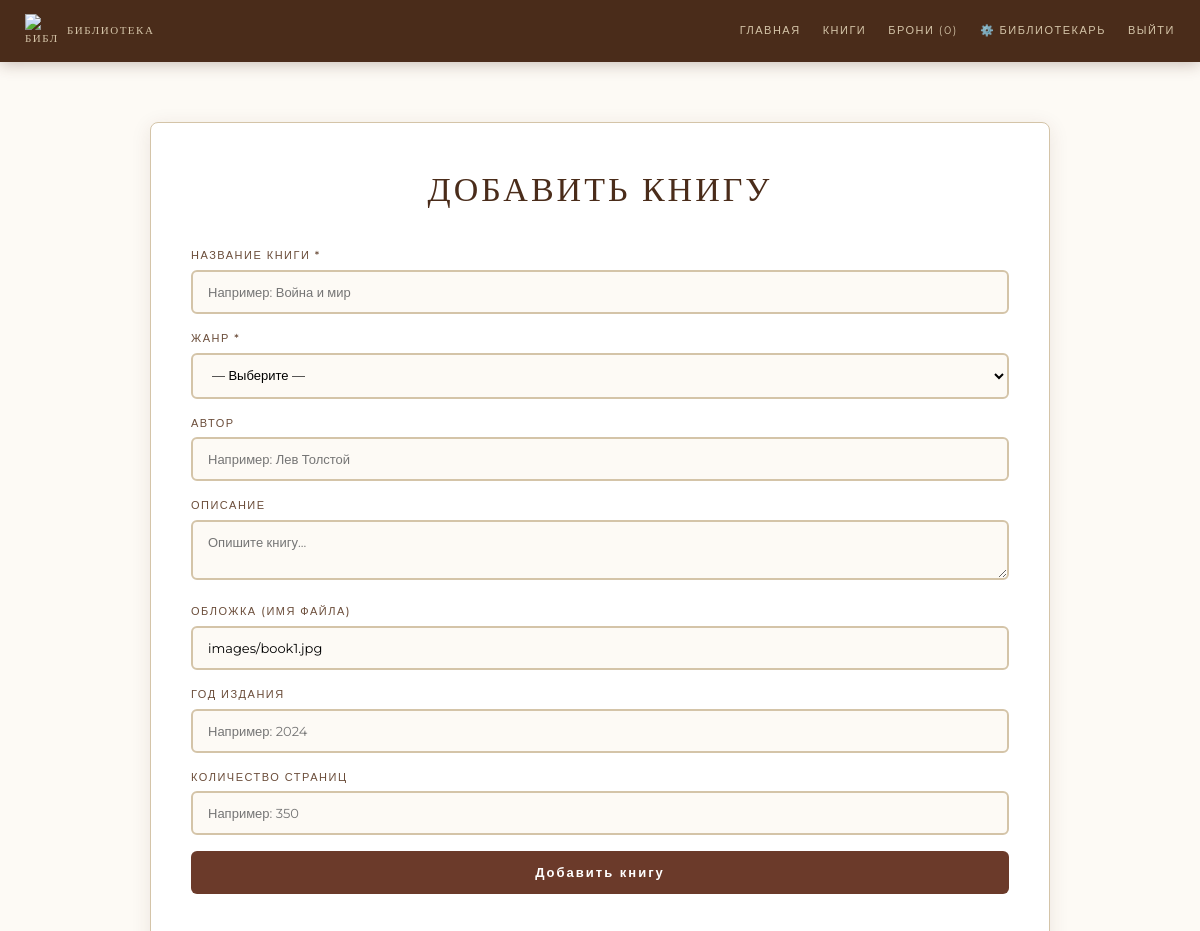
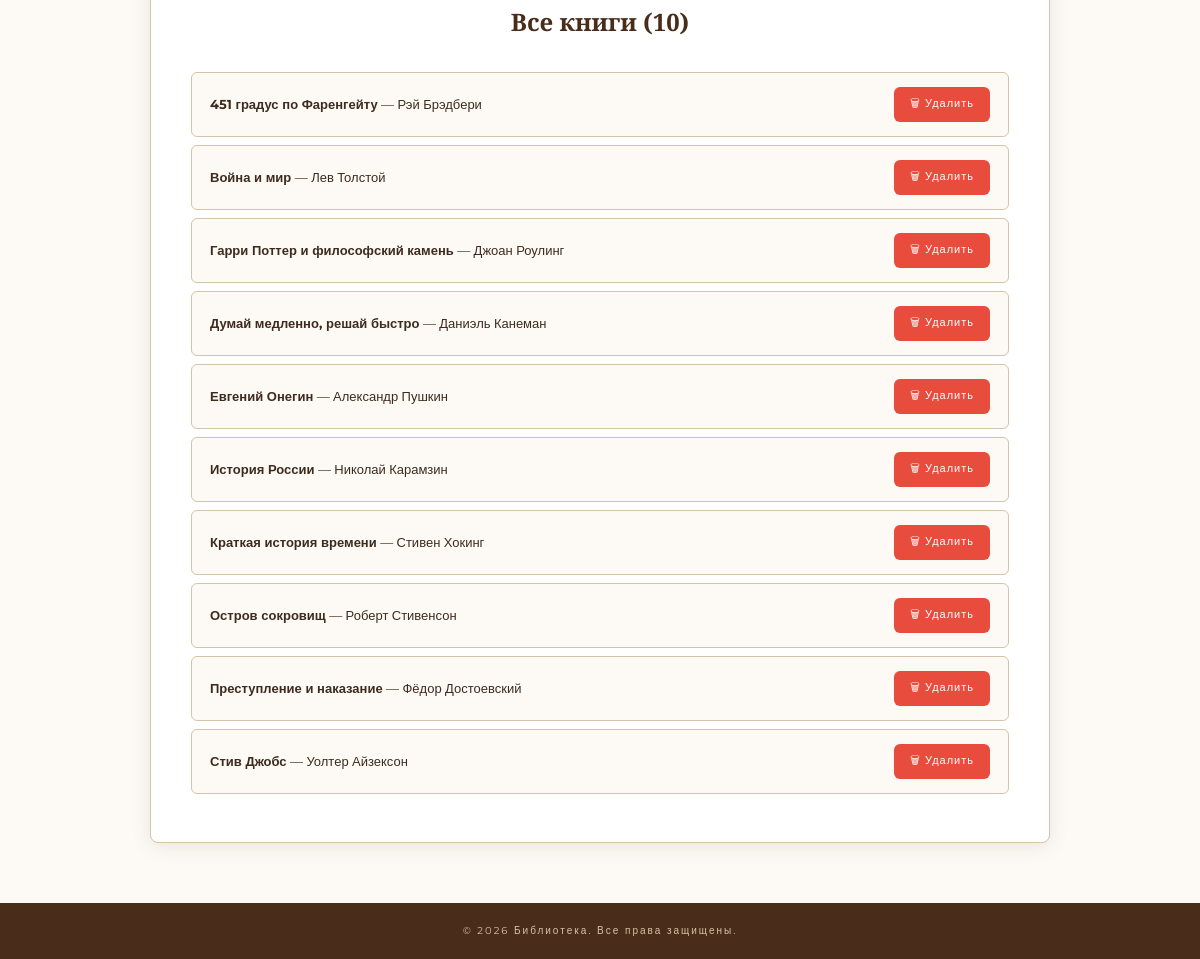
/admin.php (signed in), run on the app's committed database (2 pictures, top to bottom).
### tables this page shows
CREATE TABLE books (
    id INT AUTO_INCREMENT PRIMARY KEY,
    title VARCHAR(255) NOT NULL,
    genre_id INT,
    author VARCHAR(255),
    description TEXT,
    cover VARCHAR(500),
    year INT,
    pages INT,
    is_active TINYINT(1) DEFAULT 1,
    created_at TIMESTAMP DEFAULT CURRENT_TIMESTAMP,
    FOREIGN KEY (genre_id) REFERENCES genres(id)
);

### classes/Book.php (called while the page is built, shortened)
<?php
class Book {
    private $conn;
    public function __construct($db) {
        $this->conn = $db;
    }
    public function getAll($genre_id = null, $search = null) {
        $sql = "SELECT b.*, g.name as genre_name
                FROM books b
                LEFT JOIN genres g ON b.genre_id = g.id
                WHERE b.is_active = 1";
        $params = [];
        $sql .= " ORDER BY b.title ASC";
        $stmt = $this->conn->prepare($sql);
        $stmt->execute($params);
        return $stmt->fetchAll();
    }
}

### admin.php (the view, shortened to what this page needs)
<?php
require_once 'classes/Book.php';
try {
    $database = new Database();
    $db = $database->getConnection();
    $book = new Book($db);
    $allBooks = $book->getAll(null, null);
} catch (Exception $e) {
    $genres = [];
    $allBooks = [];
}
$bookingCount = isset($_SESSION['bookings']) ? count($_SESSION['bookings']) : 0;
?>
<!DOCTYPE html>
<html lang="ru">
<head>
    <link rel="stylesheet" href="style.css">
</head>
<body>
    <header class="header">
        <nav>
            <a href="index.php" class="logo">
                <img src="images/logotip.png" alt="Библиотека" class="logo-img"> Библиотека
            </a>
            <div>
                <a href="index.php">Главная</a>
                <a href="catalog.php">Книги</a>
                <a href="bookings.php">Брони (<?php echo $bookingCount; ?>)</a>
                <a href="admin.php">⚙️ Библиотекарь</a>
                <a href="logout.php">Выйти</a>
            </div>
        </nav>
    </header>
    <main>
        <div class="admin-container">
            <h1>Добавить книгу</h1>
            <form method="POST" class="admin-form">
                <div class="form-group">
                    <label>Название книги *</label>
                    <input type="text" name="title" required placeholder="Например: Война и мир">
                </div>
                <div class="form-group">
                    <label>Жанр *</label>
                    <select name="genre_id" required>
                        <option value="">— Выберите —</option>
                    </select>
                </div>
                <div class="form-group">
                    <label>Автор</label>
                    <input type="text" name="author" placeholder="Например: Лев Толстой">
                </div>
                <div class="form-group">
                    <label>Описание</label>
                    <textarea name="description" placeholder="Опишите книгу..."></textarea>
                </div>
                <div class="form-group">
                    <label>Обложка (имя файла)</label>
                    <input type="text" name="cover" value="images/book1.jpg">
                </div>
                <div class="form-group">
                    <label>Год издания</label>
                    <input type="text" name="year" placeholder="Например: 2024">
                </div>
                <div class="form-group">
                    <label>Количество страниц</label>
                    <input type="text" name="pages" placeholder="Например: 350">
                </div>
                <button type="submit" name="add_book">Добавить книгу</button>
            </form>
            <div class="book-list">
                <h2>Все книги (<?php echo count($allBooks); ?>)</h2>
                <?php foreach ($allBooks as $item): ?>
                <div class="book-item">
                    <span>
                        <strong><?php echo htmlspecialchars($item['title']); ?></strong>
                        — <?php echo htmlspecialchars($item['author']); ?>
                    </span>
                    <form method="POST" style="display:inline;" onsubmit="return confirm('Удалить книгу «<?php echo htmlspecialchars($item['title']); ?>»?')">
                        <button type="submit" name="delete_book" class="delete-btn">🗑 Удалить</button>
                    </form>
                </div>
                <?php endforeach; ?>
            </div>
        </div>
    </main>
    <footer><p>&copy; 2026 Библиотека. Все права защищены.</p></footer>
</body>
</html>

### style.css (style rules this page uses)
* { margin: 0; padding: 0; box-sizing: border-box; }
body { font-family: 'Montserrat', sans-serif; background: #fdfaf5; color: #3d2b1f; line-height: 1.6; min-height: 100vh; }
.header { background: #4a2c1a; position: sticky; top: 0; z-index: 1000; box-shadow: 0 2px 15px rgba(74, 44, 26, 0.3); }
.header nav { max-width: 1200px; margin: 0 auto; display: flex; justify-content: space-between; align-items: center; padding: 14px 25px; flex-wrap: wrap; gap: 12px; }
.logo { display: flex; align-items: center; gap: 8px; text-decoration: none; font-family: 'Cormorant Garamond', serif; font-size: 26px; font-weight: 500; letter-spacing: 3px; color: #f5e6d3; text-transform: uppercase; }
.logo-img { width: 34px; height: 34px; object-fit: contain; }
.header nav div { display: flex; gap: 22px; align-items: center; flex-wrap: wrap; }
.header a { text-decoration: none; color: #d4c4a8; font-weight: 400; font-size: 11px; text-transform: uppercase; letter-spacing: 1.5px; transition: all 0.3s; }
.featured, main { max-width: 1200px; margin: 60px auto; padding: 0 20px; position: relative; z-index: 1; }
.featured h2, main h1, .section-title { text-align: center; font-family: 'Cormorant Garamond', serif; font-size: 34px; font-weight: 500; letter-spacing: 3px; color: #4a2c1a; margin-bottom: 45px; text-transform: uppercase; }
.form-group { margin-bottom: 15px; }
.form-group label { display: block; margin-bottom: 5px; font-size: 11px; color: #6b4d3a; text-transform: uppercase; letter-spacing: 1.5px; }
.form-group input, .form-group textarea, .form-group select { width: 100%; padding: 11px 14px; border: 2px solid #d4c4a8; border-radius: 6px; font-size: 13px; background: #fdfaf5; outline: none; font-family: 'Montserrat', sans-serif; }
footer { background: #4a2c1a; text-align: center; padding: 20px; color: #d4c4a8; font-size: 10px; letter-spacing: 2px; margin-top: 60px; }

### admin.php (style rules this page uses)
.admin-container { max-width: 900px; margin: 40px auto; background: #fff; padding: 40px; border-radius: 8px; border: 1px solid #d4c4a8; box-shadow: 0 4px 20px rgba(74, 44, 26, 0.1); }
.admin-container h1, .admin-container h2 { text-align: center; font-family: 'Cormorant Garamond', serif; color: #4a2c1a; margin-bottom: 30px; }
.admin-container h1::after, .admin-container h2::after { display: none; }
.admin-form .form-group { margin-bottom: 16px; }
.admin-form label { display: block; margin-bottom: 5px; font-size: 11px; font-weight: 500; color: #6b4d3a; text-transform: uppercase; letter-spacing: 1.5px; }
.admin-form input, .admin-form select, .admin-form textarea { width: 100%; padding: 12px 15px; border: 2px solid #d4c4a8; border-radius: 6px; font-size: 13px; font-family: 'Montserrat', sans-serif; background: #fdfaf5; outline: none; }
.admin-form button { width: 100%; padding: 14px; background: #6b3a2a; color: #fff; border: none; border-radius: 6px; font-weight: 600; font-size: 13px; letter-spacing: 2px; cursor: pointer; }
.book-list { margin-top: 40px; }
.book-item { display: flex; justify-content: space-between; align-items: center; padding: 14px 18px; border: 1px solid #d4c4a8; border-radius: 6px; margin-bottom: 8px; background: #fdfaf5; }
.book-item span { font-size: 13px; color: #3d2b1f; }
.delete-btn { background: #e74c3c; color: #fff; border: none; padding: 8px 16px; border-radius: 6px; cursor: pointer; font-size: 11px; letter-spacing: 1px; }

### data on the page
books: title "451 градус по Фаренгейту", author "Рэй Брэдбери"
books: title "Война и мир", author "Лев Толстой"
books: title "Гарри Поттер и философский камень", author "Джоан Роулинг"
books: title "Думай медленно, решай быстро", author "Даниэль Канеман"
books: title "Евгений Онегин", author "Александр Пушкин"
books: title "История России", author "Николай Карамзин"
books: title "Краткая история времени", author "Стивен Хокинг"
books: title "Остров сокровищ", author "Роберт Стивенсон"
books: title "Преступление и наказание", author "Фёдор Достоевский"
books: title "Стив Джобс", author "Уолтер Айзексон"

### other printed values
$bookingCount "0"
count($allBooks) "10"
